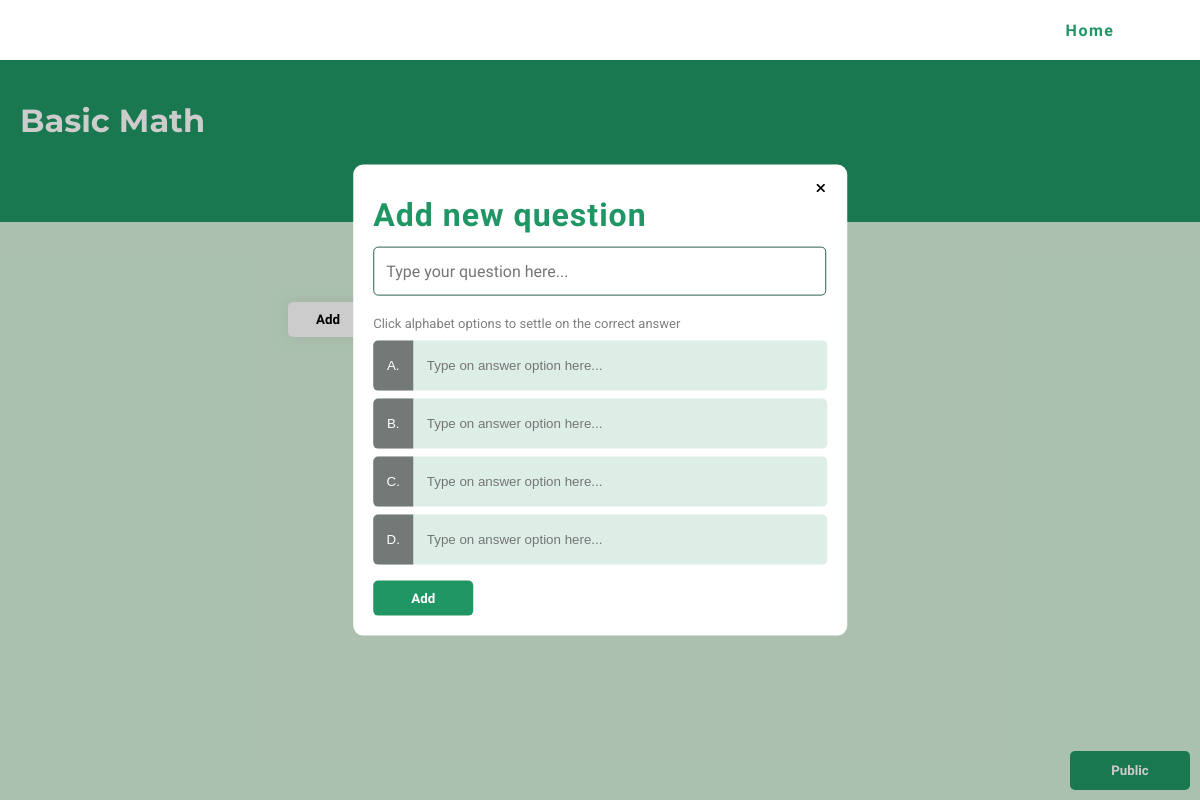
Before: /creator/myquiz.php?add=yes&id=21417 (signed in) with the older database file.
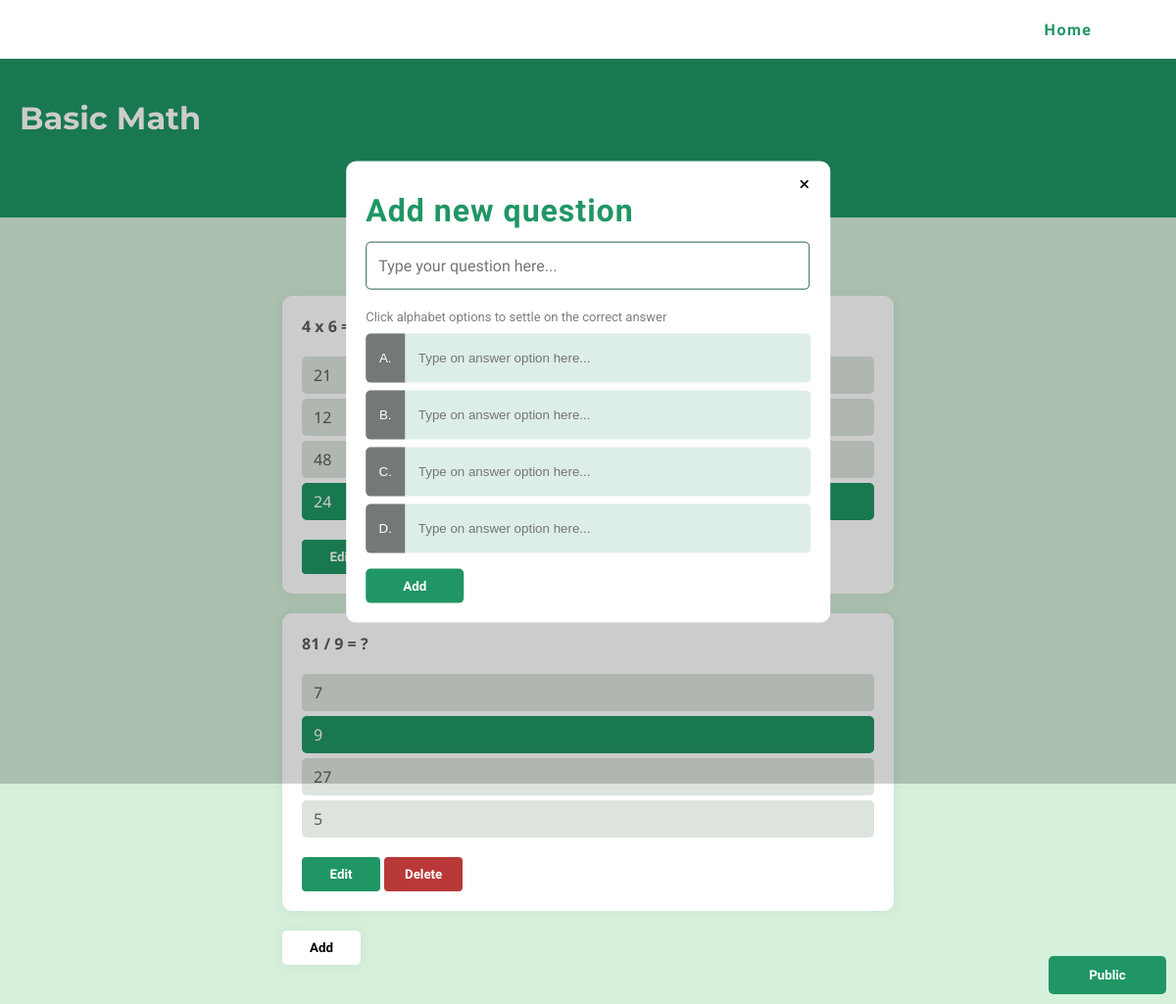
After: the same page with the newer database file.
### tables this page shows
CREATE TABLE `quiz` (
  `id` int(6) NOT NULL,
  `qid` int(6) NOT NULL,
  `author_id` int(6) NOT NULL,
  `name` varchar(64) NOT NULL,
  `option` varchar(20) NOT NULL,
  `type` varchar(20) NOT NULL
);

CREATE TABLE `gquiz` (
  `id` int(4) NOT NULL,
  `ncode` int(5) NOT NULL,
  `qid` int(6) NOT NULL,
  `gname` varchar(300) NOT NULL,
  `gtime` int(6) NOT NULL,
  `gscore` int(10) NOT NULL,
  `gnum` int(3) NOT NULL,
  `gquest` varchar(255) NOT NULL,
  `opa` varchar(150) NOT NULL,
  `opb` varchar(150) NOT NULL,
  `opc` varchar(150) NOT NULL,
  `opd` varchar(150) NOT NULL,
  `gans` varchar(1) NOT NULL
);

### creator/myquiz.php (the view, shortened to what this page needs)
<?php
include '../connect.php';
if (isset($_COOKIE['user']) && isset($_GET['id'])) {
    $code = $_GET['id'];
    $data = mysqli_query($connection, "SELECT * FROM `gquiz` WHERE `qid` = $code ORDER BY `gnum`");
}
?>
<!DOCTYPE html>
<html lang="en">
<head>
    <link rel="stylesheet" href="../assets/styles/main.css">
    <link rel="stylesheet" href="../assets/styles/creator-quiz-page.css">
</head>
<body>
    <div class="main-nav">
        <div class="nav-menu">
            <div class="nav-row"><a href="../"><button>Home</button></a></div>
        </div>
    </div>
    <?php
    if (isset($_GET['add'])) {
    ?>
    <div class="add-popup">
        <div class="add-box">
            <div class="ab-close-btn"><a href="./myquiz.php?id=<?php echo $code; ?>"><button><i class="fa-solid fa-xmark"></i></button></a></div>
            <h1 class="adf-title">Add new question</h1>
            <form action="./quiz-data.php" method="post" class="add-form">
                <div class="adf-inp"><input type="text" name="qname" id="name" placeholder="Type your question here..."></div>
                <div class="adf-desc">Click alphabet options to settle on the correct answer</div>
                <div class="qoptions">
                    <div class="opt-row"><div class="opt-alp"><button type="button">A. </button></div><div class="adf-opt"><input type="text" name="opt1" id="" placeholder="Type on answer option here..."></div></div>
                    <div class="opt-row"><div class="opt-alp"><button type="button">B. </button></div><div class="adf-opt"><input type="text" name="opt2" id="" placeholder="Type on answer option here..."></div></div>
                    <div class="opt-row"><div class="opt-alp"><button type="button">C. </button></div><div class="adf-opt"><input type="text" name="opt3" id="" placeholder="Type on answer option here..."></div></div>
                    <div class="opt-row"><div class="opt-alp"><button type="button">D. </button></div><div class="adf-opt"><input type="text" name="opt4" id="" placeholder="Type on answer option here..."></div></div>
                </div>
                <div class="adf-button"><button type="submit" name="added" value="true">Add</button></div>
            </form>
        </div>
    </div>
    <?php
    }
    ?>
    <div class="quiz-title">
        <h1><?php echo mysqli_fetch_array(mysqli_query($connection, "SELECT `name` FROM `quiz` WHERE `qid` = $code"))[0]; ?></h1>
    </div>
    <div class="main-quiz">
        <div class="q-rows">
        <?php
        while ($qrows = mysqli_fetch_array($data)) {
            ?>
            <div class="q-row" gnum="<?php echo $qrows['gnum'] ?>">
                <div class="qname"><?php echo $qrows['gquest']; ?></div>
                <div class="q-opt">
                    <div class="q-opt-row anss-<?php echo $qrows['gnum'] ?>"><?php echo $qrows['opa'] ?></div>
                    <div class="q-opt-row anss-<?php echo $qrows['gnum'] ?>"><?php echo $qrows['opb'] ?></div>
                    <div class="q-opt-row anss-<?php echo $qrows['gnum'] ?>"><?php echo $qrows['opc'] ?></div>
                    <div class="q-opt-row anss-<?php echo $qrows['gnum'] ?>"><?php echo $qrows['opd'] ?></div>
                </div>
                <div class="q-ed">
                    <div class="q-edit-btn">
                        <a href="?id=<?php echo $code; ?>&ncode=<?php echo $qrows['ncode']; ?>&edit=yes"><button>Edit</button></a></div>
                    <div class="q-del-btn">
                        <a href="?id=<?php echo $code; ?>&ncode=<?php echo $qrows['ncode']; ?>&del=false"><button>Delete</button></a>
                    </div>
                </div>
            </div>
            <?php
        }
        ?>
        </div>
        <div class="add-btn"><a href="?add=yes&id=<?php echo $code; ?>"><button id="add-btn">Add</button></a></div>
    </div>
    <div class="propos-btns">
        <button>Public</button>
    </div>
</body>
</html>

### assets/styles/main.css (style rules this page uses)
body { margin: 0 auto; font-family: sans-serif; }
button { cursor: pointer; }

### assets/styles/creator-quiz-page.css (style rules this page uses)
body { background-color: rgb(214, 241, 219) }
.main-nav { background-color: white; position: fixed; width: 100vw; height: 60px; top: 0; z-index: 10; }
.nav-menu { top: 50%; transform: translateY(-50%); right: 40px; position: absolute; }
.nav-row button { border: none; padding: 10px; width: 140px; border-radius: 5px; color: #209665; background: transparent; font-family: 'PT Sans'; font-weight: bold; font-size: medium; letter-spacing: 1.5px; }
.add-popup { position: fixed; background-color: rgba(0, 0, 0, 0.2); z-index: 4; width: 100vw; height: 100vh; }
.add-box { background-color: white; position: absolute; width: 12cm; padding: 20px; top: 50%; left: 50%; transform: translate(-50%, -50%); border-radius: 10px; }
.ab-close-btn i { width: 100%; height: 100%; }
.ab-close-btn button { background: none; border: none; position: absolute; top: 15px; right: 15px; }
.adf-title { font-family: 'Kanit'; font-weight: 700; letter-spacing: 1px; color: #209665; line-height: .5cm; }
.adf-desc { margin-top: 20px; font-family: 'Roboto'; font-size: small; color: grey; }
.adf-inp input { padding: 14px 12px; font-family: 'PT Sans'; font-size: medium; width: 11.3cm; border: 1px solid #2c634b; border-radius: 5px; color: #5a5f5d; }
.qoptions { margin-top: 10px; }
.qoptions > .opt-row { background-color: #ddeee7; padding: 10px; margin: 8px 0; position: relative; height: 30px; border-radius: 5px; }
.qoptions > .opt-row > * { display: inline-block; }
.opt-row .adf-opt, .opt-row .opt-alp { position: absolute; top: 50%; transform: translateY(-50%); }
.opt-row .adf-opt { right: 20px; }
.opt-row .opt-alp { left: 0px; }
.opt-row .opt-alp > button { background-color: #737976; color: white; border: none; border-radius: 5px 0 0 5px; height: 50px; width: 40px; }
.opt-row .adf-opt > input { margin-left: 10px; width: 10cm; height: 25px; border: none; background: none; }
.adf-button button { padding: 10px; border: none; background-color: #209665; margin-top: 8px; width: 100px; color: white; font-family: 'PT sans'; font-weight: bold; border-radius: 5px; }
.quiz-title { padding: 80px 20px 60px 20px; background: #209665; color: white; position: relative; font-family: 'Montserrat'; }
.main-quiz { margin: 0 24%; padding-bottom: 40px; color: rgb(92, 92, 92); }
.q-rows { margin-top: 80px; }
.q-row { background-color: white; margin: 20px 0; padding: 20px; border-radius: 10px; font-family: 'Noto sans'; box-shadow: 0 0 14px 1px #cce2d0; }
.qname { margin-bottom: 20px; font-weight: bold; }
.q-opt { margin-bottom: 20px; }
.q-opt-row { background-color: rgb(220, 228, 221); padding: 8px 12px; border-radius: 5px; margin-bottom: 5px; }
.q-ed > div { display: inline-block; }
.q-ed button { padding: 10px; background-color: #209665; color: white; width: 80px; font-family: 'PT sans'; font-weight: bold; border: none; border-radius: 4px; }
.q-ed div:last-child button { background-color: #b93939; }
.add-btn button { background-color: white; border: none; padding: 10px; border-radius: 5px; font-family: 'PT sans'; font-weight: bold; width: 80px; box-shadow: 0 0 14px 1px #cce2d0; }
.propos-btns { display: inline-block; text-align: right; position: fixed; bottom: 10px; right: 10px; }
.propos-btns button { border: none; border-radius: 5px; background-color: #209665; color: white; font-family: 'pt sans'; font-weight: bold; padding: 12px; width: 120px; }

Changed rows visible on the page:
added gquiz: gquest "4 x 6 = ?", opa "21", opb "12", opc "48", opd "24"
added gquiz: gquest "81 / 9 = ?", opa "7", opb "9", opc "27", opd "5"
